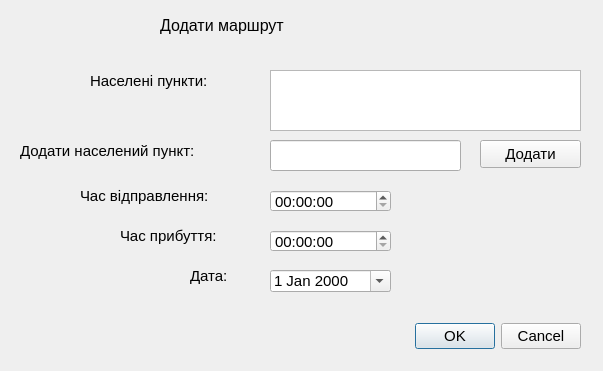
<?xml version="1.0" encoding="UTF-8"?>
<ui version="4.0">
 <class>Dialog_create</class>
 <widget class="QDialog" name="Dialog_create">
  <property name="geometry">
   <rect>
    <x>0</x>
    <y>0</y>
    <width>603</width>
    <height>371</height>
   </rect>
  </property>
  <property name="font">
   <font>
    <pointsize>11</pointsize>
   </font>
  </property>
  <property name="windowTitle">
   <string>Додати маршрут</string>
  </property>
  <property name="modal">
   <bool>true</bool>
  </property>
  <widget class="QDialogButtonBox" name="button">
   <property name="geometry">
    <rect>
     <x>240</x>
     <y>320</y>
     <width>341</width>
     <height>32</height>
    </rect>
   </property>
   <property name="font">
    <font>
     <pointsize>11</pointsize>
    </font>
   </property>
   <property name="orientation">
    <enum>Qt::Horizontal</enum>
   </property>
   <property name="standardButtons">
    <set>QDialogButtonBox::Cancel|QDialogButtonBox::Ok</set>
   </property>
  </widget>
  <widget class="QLabel" name="label">
   <property name="geometry">
    <rect>
     <x>90</x>
     <y>70</y>
     <width>151</width>
     <height>21</height>
    </rect>
   </property>
   <property name="font">
    <font>
     <pointsize>11</pointsize>
    </font>
   </property>
   <property name="text">
    <string>Населені пункти:</string>
   </property>
  </widget>
  <widget class="QTextEdit" name="text_route">
   <property name="geometry">
    <rect>
     <x>270</x>
     <y>70</y>
     <width>311</width>
     <height>61</height>
    </rect>
   </property>
   <property name="font">
    <font>
     <pointsize>11</pointsize>
    </font>
   </property>
   <property name="readOnly">
    <bool>true</bool>
   </property>
  </widget>
  <widget class="QLabel" name="label_2">
   <property name="geometry">
    <rect>
     <x>160</x>
     <y>10</y>
     <width>181</width>
     <height>31</height>
    </rect>
   </property>
   <property name="font">
    <font>
     <pointsize>12</pointsize>
    </font>
   </property>
   <property name="text">
    <string>Додати маршрут</string>
   </property>
  </widget>
  <widget class="QLabel" name="label_3">
   <property name="geometry">
    <rect>
     <x>80</x>
     <y>180</y>
     <width>161</width>
     <height>31</height>
    </rect>
   </property>
   <property name="font">
    <font>
     <pointsize>11</pointsize>
    </font>
   </property>
   <property name="text">
    <string>Час відправлення:</string>
   </property>
  </widget>
  <widget class="QLabel" name="label_4">
   <property name="geometry">
    <rect>
     <x>120</x>
     <y>220</y>
     <width>161</width>
     <height>31</height>
    </rect>
   </property>
   <property name="font">
    <font>
     <pointsize>11</pointsize>
    </font>
   </property>
   <property name="text">
    <string>Час прибуття:</string>
   </property>
  </widget>
  <widget class="QTimeEdit" name="start_time">
   <property name="geometry">
    <rect>
     <x>270</x>
     <y>190</y>
     <width>121</width>
     <height>22</height>
    </rect>
   </property>
   <property name="font">
    <font>
     <pointsize>11</pointsize>
    </font>
   </property>
  </widget>
  <widget class="QTimeEdit" name="end_time">
   <property name="geometry">
    <rect>
     <x>270</x>
     <y>230</y>
     <width>121</width>
     <height>22</height>
    </rect>
   </property>
   <property name="font">
    <font>
     <pointsize>11</pointsize>
    </font>
   </property>
  </widget>
  <widget class="QDateEdit" name="date">
   <property name="geometry">
    <rect>
     <x>270</x>
     <y>270</y>
     <width>121</width>
     <height>22</height>
    </rect>
   </property>
   <property name="font">
    <font>
     <pointsize>11</pointsize>
    </font>
   </property>
   <property name="calendarPopup">
    <bool>true</bool>
   </property>
  </widget>
  <widget class="QLabel" name="label_5">
   <property name="geometry">
    <rect>
     <x>190</x>
     <y>260</y>
     <width>51</width>
     <height>31</height>
    </rect>
   </property>
   <property name="font">
    <font>
     <pointsize>11</pointsize>
    </font>
   </property>
   <property name="text">
    <string>Дата:</string>
   </property>
  </widget>
  <widget class="QLabel" name="label_6">
   <property name="geometry">
    <rect>
     <x>20</x>
     <y>130</y>
     <width>231</width>
     <height>41</height>
    </rect>
   </property>
   <property name="font">
    <font>
     <pointsize>11</pointsize>
    </font>
   </property>
   <property name="text">
    <string>Додати населений пункт:</string>
   </property>
  </widget>
  <widget class="QLineEdit" name="add_city">
   <property name="geometry">
    <rect>
     <x>270</x>
     <y>140</y>
     <width>191</width>
     <height>31</height>
    </rect>
   </property>
   <property name="font">
    <font>
     <pointsize>11</pointsize>
    </font>
   </property>
  </widget>
  <widget class="QPushButton" name="pushButton">
   <property name="geometry">
    <rect>
     <x>480</x>
     <y>140</y>
     <width>101</width>
     <height>28</height>
    </rect>
   </property>
   <property name="font">
    <font>
     <pointsize>11</pointsize>
     <weight>50</weight>
     <bold>false</bold>
    </font>
   </property>
   <property name="text">
    <string>Додати</string>
   </property>
  </widget>
 </widget>
 <resources/>
 <connections>
  <connection>
   <sender>button</sender>
   <signal>rejected()</signal>
   <receiver>Dialog_create</receiver>
   <slot>reject()</slot>
   <hints>
    <hint type="sourcelabel">
     <x>316</x>
     <y>260</y>
    </hint>
    <hint type="destinationlabel">
     <x>286</x>
     <y>274</y>
    </hint>
   </hints>
  </connection>
  <connection>
   <sender>button</sender>
   <signal>accepted()</signal>
   <receiver>Dialog_create</receiver>
   <slot>accept()</slot>
   <hints>
    <hint type="sourcelabel">
     <x>248</x>
     <y>254</y>
    </hint>
    <hint type="destinationlabel">
     <x>157</x>
     <y>274</y>
    </hint>
   </hints>
  </connection>
 </connections>
</ui>
